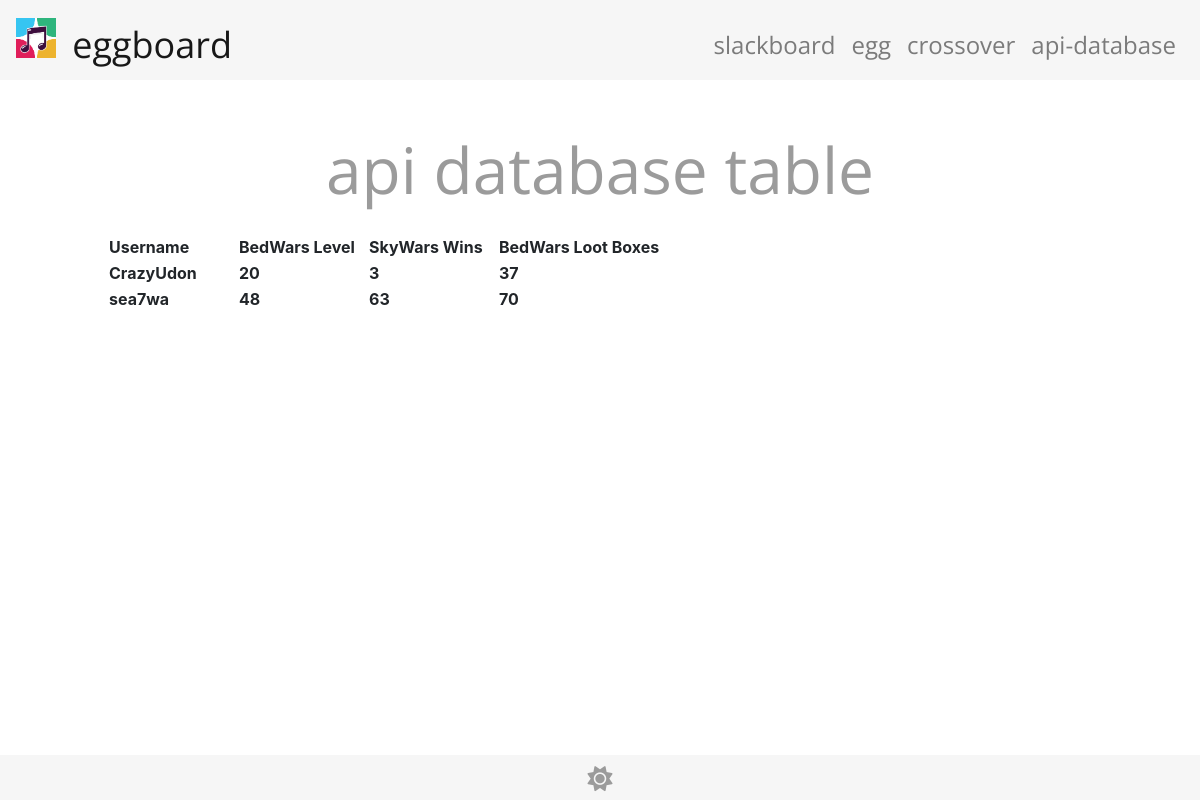
/apidatabase, run on the app's committed database.
### main.py (models this page shows, shortened)
class Users(db.Model):
    id = db.Column(db.Integer, primary_key=True)
    username = db.Column(db.String(255), unique=False, nullable=False)
    bedwarslevel = db.Column(db.String(255), unique=False, nullable=False)
    skywarswins = db.Column(db.String(255), unique=False, nullable=False)
    bedwarslootbox = db.Column(db.String(255), unique=False, nullable=False)

### main.py (the view)
@app.route("/apidatabase")
def tickets():
    return render_template("apidatabase.html", users=Users.query.all())

### templates/apidatabase.html
{% extends "eggbase.html" %}
{% block apidatabase %}
<div class="row justify-content-center">
    <div style="padding-top:5%;width:80%">
        <p class="tutorialTitle">api database table</p>
        <table>
            <tr>
                <th style="min-width:130px">Username</th>
                <th style="min-width:130px">BedWars Level</th>
                <th style="min-width:130px">SkyWars Wins</th>
                <th style="min-width:130px">BedWars Loot Boxes</th>
            </tr>
            {% for user in users %}
            <tr>
                <th>{{ user.username }}</th>
                <th>{{ user.bedwarslevel }}</th>
                <th>{{ user.skywarswins }}</th>
                <th>{{ user.bedwarslootbox }}</th>
            </tr>
            {% endfor %}
        </table>
    </div>
</div>
<div style="padding-top:5%"></div>
{% endblock %}

### static/css/styles.css (style rules this page uses)
.tutorialTitle { font-family:Open Sans; text-align:center; font-size:4em; color: #9b9b9b; }
* { box-sizing: border-box; }
body { transition:0.4s }

### templates/eggbase.html (style rules this page uses)
body { background-color:#ffffff; }

### data on the page
Users: username "CrazyUdon", bedwarslevel "20", skywarswins "3", bedwarslootbox "37"
Users: username "sea7wa", bedwarslevel "48", skywarswins "63", bedwarslootbox "70"
